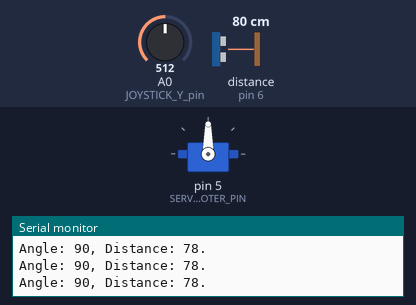
A sketch run on a simulated Arduino Uno, built with avr-gcc and run on an emulated ATmega328P. On the bench: servo, the last lines printed to the serial monitor. Wiring (inferred from the names in the program): ultrasonic range finder: trigger pin 7; echo pin 6. The test bench sets the inputs (shaded band); at power-on: A0 (JOYSTICK_Y_pin) = 512, distance to the obstacle (sensor on pin 6) 80 cm. The echo pulse lasts 58.3 µs per cm.

Above: at 1.2 s.
1.3 s: A0 (JOYSTICK_Y_pin) set to 60
At 2.4 s:
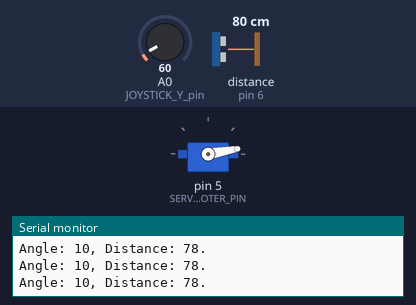
2.8 s: A0 (JOYSTICK_Y_pin) set to 53
At 3.7 s:
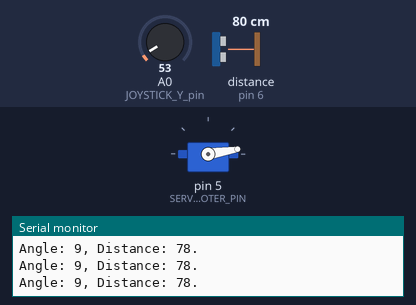
5.8 s: A0 (JOYSTICK_Y_pin) set to 122
At 6.1 s:
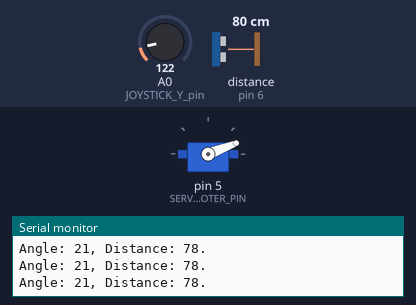
7.3 s: A0 (JOYSTICK_Y_pin) set to 306
At 8.5 s:
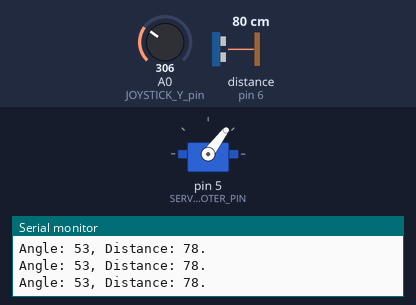
8.8 s: A0 (JOYSTICK_Y_pin) set to 550
At 9.8 s:
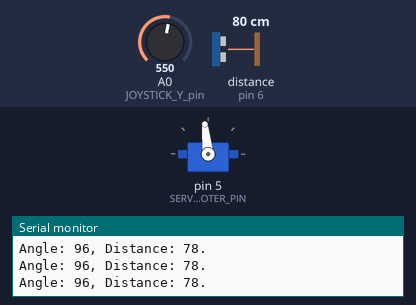
10.3 s: A0 (JOYSTICK_Y_pin) set to 580
At 11.0 s:
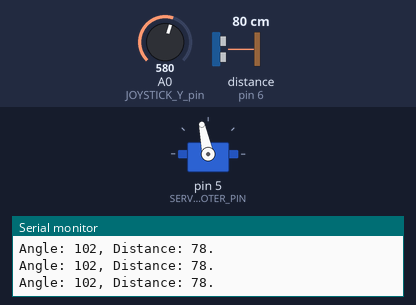
Timing chart, 0 to 12.8 s (numbered marks = the images above; inputs shaded):
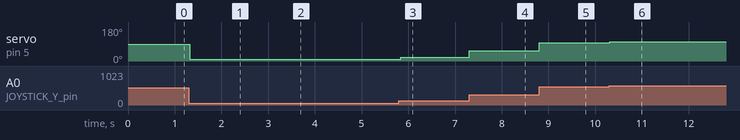

Measured:
- after the input at 1.3 s, servo on pin 5 (SERVO_MOTER_PIN): 90° → 10° at once
- after the input at 2.8 s, servo on pin 5 (SERVO_MOTER_PIN): 10° → 9° at once
- after the input at 5.8 s, servo on pin 5 (SERVO_MOTER_PIN): 9° → 21° at once
- after the input at 7.3 s, servo on pin 5 (SERVO_MOTER_PIN): 21° → 53° at once
- after the input at 8.8 s, servo on pin 5 (SERVO_MOTER_PIN): 53° → 96° at once
- after the input at 10.3 s, servo on pin 5 (SERVO_MOTER_PIN): 96° → 102° at once

The sketch:

radar_sketch_old.ino
```cpp
#include <Servo.h>

const int JOYSTICK_Y_pin = A0; // analog pin connected to Y output

const int ULTRA_SENSOR_TRIGGER_PIN = 7;
const int ULTRA_SENSOR_ECHO_PIN = 6;

const int SERVO_MOTER_PIN = 5;

Servo myservo;

int val;
long duration;
int distance;

void setup() {
  myservo.attach(SERVO_MOTER_PIN);
  pinMode(ULTRA_SENSOR_TRIGGER_PIN, OUTPUT); // Sets the trigPin as an Output
  pinMode(ULTRA_SENSOR_ECHO_PIN, INPUT); // Sets the echoPin as an Input
  Serial.begin(9600);
}

void loop() {
  val = analogRead(JOYSTICK_Y_pin);
  val = map(val, 0, 1023, 0, 180);
  myservo.write(val);
  delay(30);
  distance = calculateDistance();
  Serial.print("Angle: ");
  Serial.print(val);
  Serial.print(", ");
  Serial.print(("Distance: "));
  Serial.print(distance);
  Serial.print(".");
  Serial.println("");
}

int calculateDistance(){
  digitalWrite(ULTRA_SENSOR_TRIGGER_PIN, LOW);
  delayMicroseconds(2);
  // Sets the trigPin on HIGH state for 10 micro seconds
  digitalWrite(ULTRA_SENSOR_TRIGGER_PIN, HIGH);
  delayMicroseconds(10);
  digitalWrite(ULTRA_SENSOR_TRIGGER_PIN, LOW);
  duration = pulseIn(ULTRA_SENSOR_ECHO_PIN, HIGH); // Reads the echoPin, returns the sound wave travel time in microseconds
  distance = duration*0.034/2;
  return distance;
}
```
